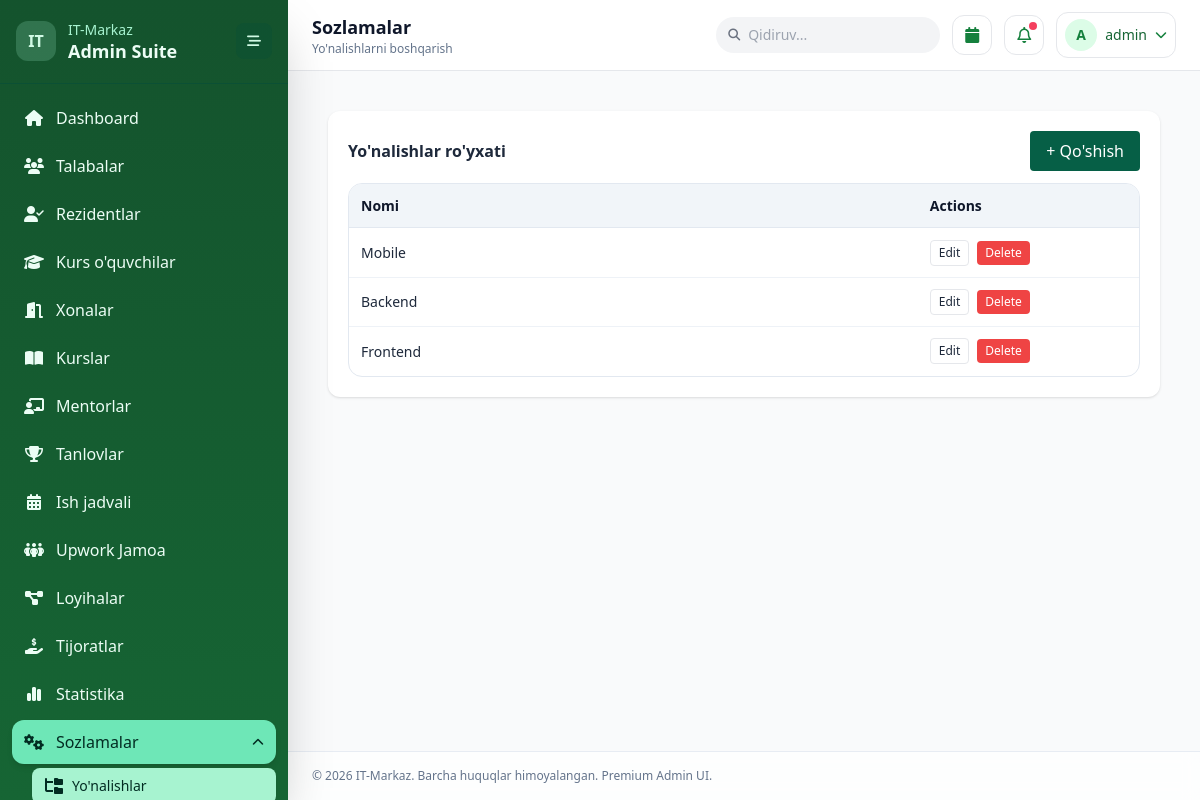
The app's page /admin/index.php?page=directions (signed in) with its own data.
### tables this page shows
CREATE TABLE IF NOT EXISTS directions (
  id INT UNSIGNED AUTO_INCREMENT PRIMARY KEY,
  name VARCHAR(120) NOT NULL UNIQUE
);

### admin/layout.php (called while the page is built, shortened)
<?php
$currentPage = $currentPage ?? 'dashboard';

### admin/data_provider.php (called while the page is built, shortened)
<?php
function qp_int(array $input, string $key, int $default = 1, int $min = 1): int
{
    $value = isset($input[$key]) ? (int) $input[$key] : $default;
    return max($min, $value);
}
function paginate_meta(int $total, int $page, int $perPage): array
{
    $pages = max(1, (int) ceil($total / $perPage));
    $page = min(max(1, $page), $pages);
    return [
        'page' => $page,
        'per_page' => $perPage,
        'total' => $total,
        'pages' => $pages,
        'offset' => ($page - 1) * $perPage,
    ];
}
function load_page_data(mysqli $db, string $page, array $input): array
{
    if ($page === 'directions') {
        $pageNum = qp_int($input, 'p', 1, 1);
        $perPage = 20;
        $totalRes = $db->query('SELECT COUNT(*) cnt FROM directions');
        $total = (int) (($totalRes ? $totalRes->fetch_assoc()['cnt'] : 0) ?? 0);
        $meta = paginate_meta($total, $pageNum, $perPage);
        $stmt = $db->prepare('SELECT id, name FROM directions ORDER BY id DESC LIMIT ? OFFSET ?');
        $stmt->bind_param('ii', $meta['per_page'], $meta['offset']);
        $stmt->execute();
        return ['items' => $stmt->get_result()->fetch_all(MYSQLI_ASSOC), 'pagination' => $meta];
    }
    return [];
}

### admin/pages/directions.php (the view, shortened to what this page needs)
<?php
$items = $pageData['items'] ?? [];
?>
<div class="p-4">
    <div class="bg-white rounded-xl shadow p-5">
        <div class="flex items-center justify-between mb-3"><h3 class="font-semibold">Yo'nalishlar ro'yxati</h3><button onclick="openDirectionModal()" class="bg-emerald-800 text-white px-4 py-2 rounded">+ Qo'shish</button></div>
        <div class="table-shell">
            <table class="admin-table"><colgroup><col style="width:72%;"><col style="width:28%;"></colgroup><thead><tr><th>Nomi</th><th>Actions</th></tr></thead><tbody>
            <?php foreach($items as $d): ?><?php $json = htmlspecialchars(json_encode($d, JSON_UNESCAPED_UNICODE), ENT_QUOTES, 'UTF-8'); ?><tr><td><?= htmlspecialchars($d['name']); ?></td><td><div class="table-actions"><button type="button" class="js-direction-edit px-2 py-1 text-xs border rounded" data-item="<?= $json; ?>">Edit</button><button type="button" class="js-direction-delete px-2 py-1 text-xs bg-red-500 text-white rounded" data-id="<?= (int)$d['id']; ?>">Delete</button></div></td></tr><?php endforeach; ?>
            </tbody></table>
        </div>
    </div>
</div>

### admin/index.php (style rules this page uses)
.table-shell { border: 1px solid #e2e8f0; border-radius: 0.875rem; overflow: auto; background: #fff; }
.admin-table { width: 100%; min-width: 720px; border-collapse: collapse; table-layout: fixed; font-size: 0.875rem; }
.admin-table thead th { background: #f1f5f9; color: #0f172a; font-weight: 600; text-align: left; padding: 0.7rem 0.75rem; border-bottom: 1px solid #e2e8f0; }
.admin-table tbody td { color: #1e293b; padding: 0.7rem 0.75rem; border-bottom: 1px solid #eef2f7; vertical-align: middle; word-break: break-word; }
.admin-table tbody tr:last-child td { border-bottom: none; }
.table-actions { display: flex; align-items: center; gap: 0.5rem; flex-wrap: wrap; }

### records on screen
directions: name "Mobile"
directions: name "Backend"
directions: name "Frontend"

### other values on screen
$menu['label'] "Dashboard"
$menu['label'] "Talabalar"
$menu['label'] "Rezidentlar"
$menu['label'] "Kurs o'quvchilar"
$menu['label'] "Xonalar"
$menu['label'] "Kurslar"
$menu['label'] "Mentorlar"
$menu['label'] "Tanlovlar"
$menu['label'] "Ish jadvali"
$menu['label'] "Upwork Jamoa"
$menu['label'] "Loyihalar"
$menu['label'] "Tijoratlar"
$menu['label'] "Statistika"
$item['label'] "Yo'nalishlar"
$pageTitle "Sozlamalar"
